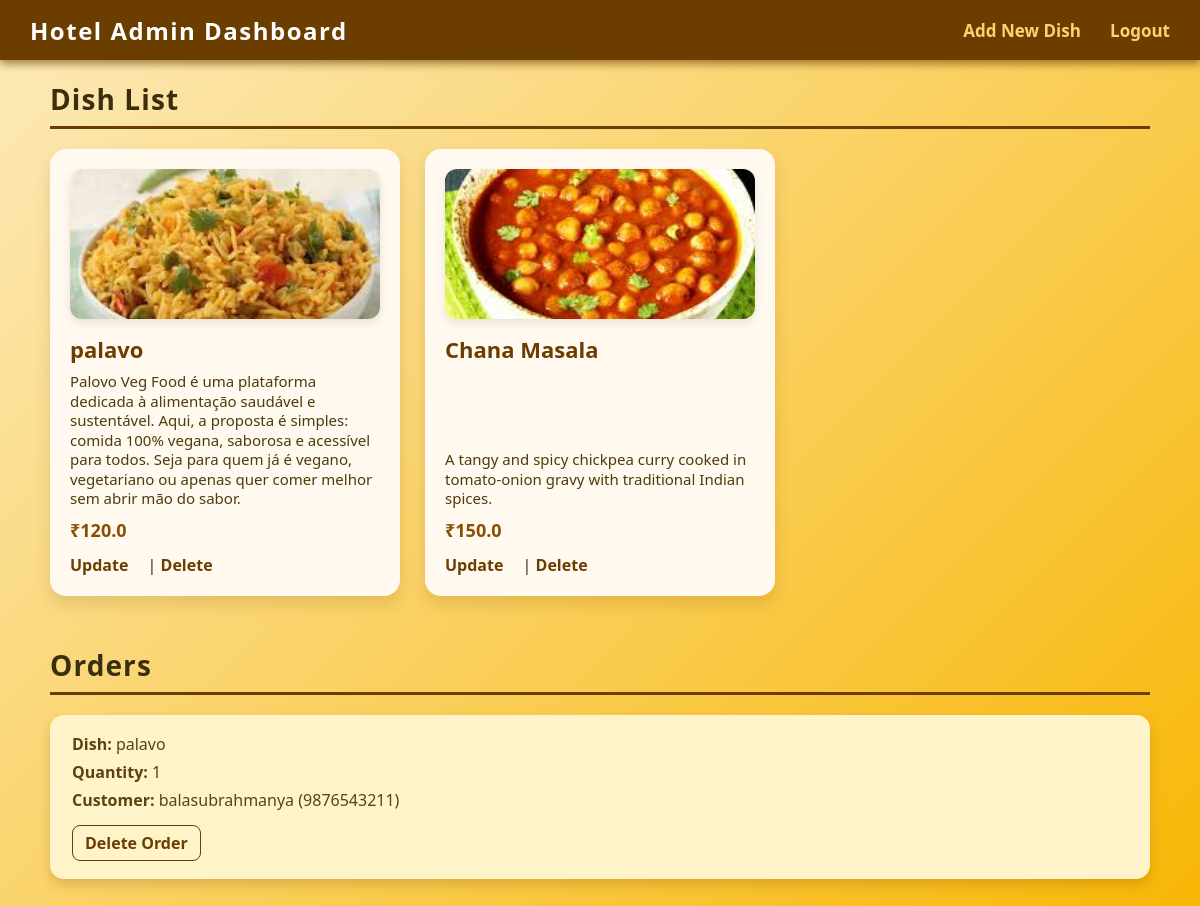
Page /admin (signed in) on the committed database.
### tables this page shows
CREATE TABLE dishes (
            id INTEGER PRIMARY KEY AUTOINCREMENT,
            name TEXT NOT NULL,
            description TEXT,
            price REAL NOT NULL,
            materials TEXT,
            image TEXT
        );

CREATE TABLE orders (
            id INTEGER PRIMARY KEY AUTOINCREMENT,
            dish_id INTEGER,
            quantity INTEGER,
            customer_name TEXT,
            customer_phone TEXT,
            FOREIGN KEY(dish_id) REFERENCES dishes(id)
        );

### app.py (the view)
@app.route('/admin')
def admin():
    if not session.get('admin'):
        return redirect('/login')
    conn = sqlite3.connect('database.db')
    dishes = conn.execute("SELECT * FROM dishes").fetchall()
    orders = conn.execute("""
        SELECT orders.id, dishes.name, orders.quantity, customer_name, customer_phone
        FROM orders JOIN dishes ON orders.dish_id = dishes.id
    """).fetchall()
    conn.close()
    return render_template('admin_dashboard.html', dishes=dishes, orders=orders)

### templates/admin_dashboard.html (shortened to what this page needs)
<!DOCTYPE html>
<html lang="en">
<head>
</head>
<body>
    <header>
        <h1>Hotel Admin Dashboard</h1>
        <nav>
            <a href="/add_dish">Add New Dish</a>
            <a href="/logout">Logout</a>
        </nav>
    </header>
    <main>
        <section>
            <h2>Dish List</h2>
            <div class="dish-grid">
                {% for dish in dishes %}
                <div class="dish-card">
                    <img src="{{ url_for('static', filename='uploads/' + dish[5]) }}" alt="{{ dish[1] }} Image">
                    <h3>{{ dish[1] }}</h3>
                    <p>{{ dish[2] }}</p>
                    <p class="price">₹{{ dish[3] }}</p>
                    <div class="actions">
                        <a href="/update_dish/{{ dish[0] }}">Update</a> |
                        <a href="/delete_dish/{{ dish[0] }}">Delete</a>
                    </div>
                </div>
                {% endfor %}
            </div>
        </section>
        <section>
            <h2>Orders</h2>
            <div class="orders-list">
                {% for order in orders %}
                <div class="order-card">
                    <p><strong>Dish:</strong> {{ order[1] }}</p>
                    <p><strong>Quantity:</strong> {{ order[2] }}</p>
                    <p><strong>Customer:</strong> {{ order[3] }} ({{ order[4] }})</p>
                    <a href="/delete_order/{{ order[0] }}">Delete Order</a>
                </div>
                {% endfor %}
            </div>
        </section>
    </main>
</body>
</html>

### templates/admin_dashboard.html (style rules this page uses)
* { box-sizing: border-box; margin: 0; padding: 0; font-family: 'Segoe UI', Tahoma, Geneva, Verdana, sans-serif; }
body { background: linear-gradient(135deg, #fceabb, #f8b500); min-height: 100vh; padding: 80px 20px 40px; color: #3a2e0f; }
header { position: fixed; top: 0; left: 0; right: 0; background: #6b3e00; color: white; height: 60px; display: flex; align-items: center; justify-content: space-between; padding: 0 30px; box-shadow: 0 4px 8px rgba(107, 62, 0, 0.6); z-index: 100; }
header h1 { font-weight: 700; letter-spacing: 1.5px; font-size: 24px; }
header nav a { color: #f9d571; font-weight: 600; text-decoration: none; margin-left: 25px; transition: color 0.3s ease; font-size: 17px; }
main { max-width: 1100px; margin: auto; }
section { margin-bottom: 50px; }
section h2 { font-size: 28px; font-weight: 700; margin-bottom: 20px; border-bottom: 3px solid #6b3e00; padding-bottom: 8px; letter-spacing: 1.1px; }
.dish-grid { display: grid; grid-template-columns: repeat(auto-fill, minmax(280px, 1fr)); gap: 25px; }
.dish-card { background: #fff9f0; border-radius: 16px; box-shadow: 0 8px 15px rgba(107, 62, 0, 0.15); padding: 20px; display: flex; flex-direction: column; transition: transform 0.3s ease, box-shadow 0.3s ease; }
.dish-card img { border-radius: 12px; object-fit: cover; height: 150px; margin-bottom: 15px; box-shadow: 0 4px 8px rgba(107, 62, 0, 0.12); }
.dish-card h3 { font-size: 22px; color: #6b3e00; margin-bottom: 8px; flex-grow: 1; }
.dish-card p { font-size: 15px; color: #4e3b0a; margin-bottom: 10px; line-height: 1.3; }
.dish-card .price { font-weight: 700; font-size: 18px; color: #8a4e00; margin-bottom: 12px; }
.dish-card .actions a { text-decoration: none; color: #6b3e00; font-weight: 600; margin-right: 15px; transition: color 0.25s ease; cursor: pointer; }
.orders-list { display: flex; flex-direction: column; gap: 20px; }
.order-card { background: #fff3c9; border-radius: 14px; box-shadow: 0 6px 12px rgba(107, 62, 0, 0.2); padding: 18px 22px; color: #5a4310; transition: background-color 0.3s ease; }
.order-card p { font-size: 16px; margin-bottom: 6px; }
.order-card strong { font-weight: 700; }
.order-card a { display: inline-block; margin-top: 8px; text-decoration: none; color: #6b3e00; font-weight: 600; border: 1.5px solid #6b3e00; padding: 6px 12px; border-radius: 8px; transition: background-color 0.3s ease, color 0.3s ease; }

### rows in the picture
dishes: image (picture), name "palavo", description "Palovo Veg Food é uma plataforma dedicada à alimentação saudável e sustentável. Aqui, a proposta é simples: comida 100% vegana, saborosa e acessível para todos. Seja para quem já é vegano, vegetariano ou apenas quer comer melhor sem abrir mão do sabor.", price "120.0"
dishes: image (picture), name "Chana Masala", description "A tangy and spicy chickpea curry cooked in tomato-onion gravy with traditional Indian spices.", price "150.0"
orders: name "palavo", quantity "1", customer_name "balasubrahmanya", customer_phone "9876543211"
